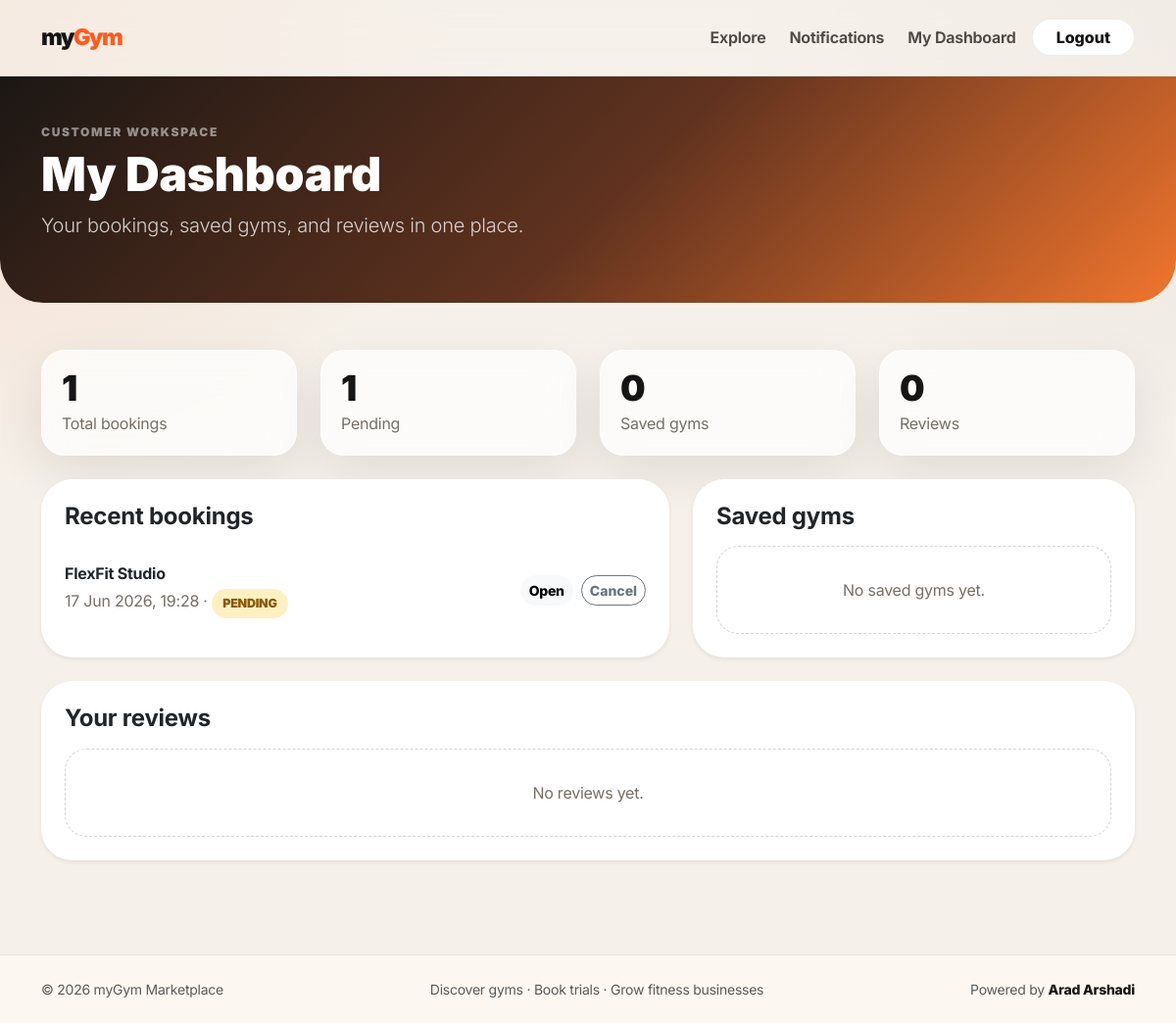
Screenshot of /dashboard/customer/ (signed in) with the database file from the repository.
### apps/bookings/models.py (models this page shows, shortened)
class Booking(models.Model):
    class Status(models.TextChoices):
        PENDING = 'PENDING', 'Pending'
        CONFIRMED = 'CONFIRMED', 'Confirmed'
        CANCELLED = 'CANCELLED', 'Cancelled'
        REJECTED = 'REJECTED', 'Rejected'
    customer = models.ForeignKey(settings.AUTH_USER_MODEL, on_delete=models.CASCADE, related_name='bookings')
    gym = models.ForeignKey('gyms.Gym', on_delete=models.CASCADE, related_name='bookings')
    trainer = models.ForeignKey('gyms.TrainerProfile', on_delete=models.SET_NULL, null=True, blank=True, related_name='bookings')
    plan = models.ForeignKey('gyms.MembershipPlan', on_delete=models.SET_NULL, null=True, blank=True, related_name='bookings')
    booking_datetime = models.DateTimeField()
    status = models.CharField(max_length=20, choices=Status.choices, default=Status.PENDING)
    customer_note = models.TextField(blank=True)
    payment_status = models.CharField(max_length=30, default='NOT_REQUIRED')
    payment_provider = models.CharField(max_length=40, blank=True)
    payment_reference = models.CharField(max_length=120, blank=True)
    created_at = models.DateTimeField(auto_now_add=True)
    class Meta:
        ordering = ['-created_at']
        constraints = [
            models.UniqueConstraint(fields=['customer', 'gym', 'booking_datetime'], name='unique_customer_gym_booking_time')
        ]

### apps/gyms/models.py (models this page shows, shortened)
class Gym(models.Model):
    class Status(models.TextChoices):
        PENDING = 'PENDING', 'Pending approval'
        APPROVED = 'APPROVED', 'Approved'
        REJECTED = 'REJECTED', 'Rejected'
    owner = models.ForeignKey(settings.AUTH_USER_MODEL, on_delete=models.CASCADE, related_name='owned_gyms')
    name = models.CharField(max_length=160)
    slug = models.SlugField(max_length=180, unique=True)
    description = models.TextField()
    city = models.CharField(max_length=100)
    address = models.CharField(max_length=255)
    email = models.EmailField(blank=True)
    phone = models.CharField(max_length=40, blank=True)
    website = models.URLField(blank=True)
    latitude = models.DecimalField(max_digits=9, decimal_places=6, null=True, blank=True)
    longitude = models.DecimalField(max_digits=9, decimal_places=6, null=True, blank=True)
    facilities = models.ManyToManyField(Facility, blank=True, related_name='gyms')
    starting_price = models.DecimalField(max_digits=8, decimal_places=2, validators=[MinValueValidator(0)])
    status = models.CharField(max_length=20, choices=Status.choices, default=Status.PENDING)
    created_at = models.DateTimeField(auto_now_add=True)
    updated_at = models.DateTimeField(auto_now=True)
    class Meta:
        ordering = ['name']

### apps/dashboard/views.py (the view)
# urls.py: path('customer/', views.customer_dashboard, name='customer_dashboard'),
@login_required
def customer_dashboard(request):
    bookings = Booking.objects.filter(customer=request.user).select_related('gym', 'trainer', 'plan')[:10]
    favorites = Favorite.objects.filter(user=request.user).select_related('gym')[:10]
    reviews = Review.objects.filter(user=request.user).select_related('gym')[:10]
    stats = {
        'bookings': Booking.objects.filter(customer=request.user).count(),
        'favorites': Favorite.objects.filter(user=request.user).count(),
        'reviews': Review.objects.filter(user=request.user).count(),
        'pending_bookings': Booking.objects.filter(customer=request.user, status=Booking.Status.PENDING).count(),
    }
    return render(request, 'dashboard/customer_dashboard.html', {
        'bookings': bookings,
        'favorites': favorites,
        'reviews': reviews,
        'stats': stats,
    })

### templates/dashboard/customer_dashboard.html (shortened to what this page needs)
{% extends 'base.html' %}
{% block content %}
<section class="dashboard-hero py-5 text-white">
  <div class="container"><p class="section-kicker text-white-50">Customer workspace</p><h1 class="display-5 fw-black">My Dashboard</h1><p class="lead text-white-75">Your bookings, saved gyms, and reviews in one place.</p></div>
</section>
<div class="container py-5">
  <div class="row g-4 mb-4">
    <div class="col-6 col-lg-3"><div class="stat-card"><strong>{{ stats.bookings }}</strong><span>Total bookings</span></div></div>
    <div class="col-6 col-lg-3"><div class="stat-card"><strong>{{ stats.pending_bookings }}</strong><span>Pending</span></div></div>
    <div class="col-6 col-lg-3"><div class="stat-card"><strong>{{ stats.favorites }}</strong><span>Saved gyms</span></div></div>
    <div class="col-6 col-lg-3"><div class="stat-card"><strong>{{ stats.reviews }}</strong><span>Reviews</span></div></div>
  </div>
  <div class="row g-4">
    <div class="col-lg-7"><article class="card border-0 shadow-sm rounded-5 p-4"><h2 class="h4 fw-bold mb-3">Recent bookings</h2>{% for booking in bookings %}<div class="list-row"><div><strong>{{ booking.gym.name }}</strong><p>{{ booking.booking_datetime|date:'d M Y, H:i' }} · <span class="status-pill status-{{ booking.status|lower }}">{{ booking.status }}</span></p></div><div class="row-actions"><a class="btn btn-sm btn-light rounded-pill" href="{% url 'gym_detail' booking.gym.slug %}">Open</a>{% if booking.status == 'PENDING' or booking.status == 'CONFIRMED' %}<form action="{% url 'cancel_own_booking' booking.id %}" method="post" class="d-inline">{% csrf_token %}<button type="submit" class="btn btn-sm btn-outline-secondary rounded-pill">Cancel</button></form>{% endif %}</div></div>{% empty %}<div class="empty-state">No bookings yet. Time to find your next gym.</div>{% endfor %}</article></div>
    <div class="col-lg-5"><article class="card border-0 shadow-sm rounded-5 p-4"><h2 class="h4 fw-bold mb-3">Saved gyms</h2>{% for favorite in favorites %}<div class="list-row"><div><strong>{{ favorite.gym.name }}</strong><p>{{ favorite.gym.city }} · from €{{ favorite.gym.starting_price }}</p></div><a class="btn btn-sm btn-primary rounded-pill" href="{% url 'gym_detail' favorite.gym.slug %}">View</a></div>{% empty %}<div class="empty-state">No saved gyms yet.</div>{% endfor %}</article></div>
    <div class="col-12"><article class="card border-0 shadow-sm rounded-5 p-4"><h2 class="h4 fw-bold mb-3">Your reviews</h2>{% for review in reviews %}<div class="list-row"><div><strong>{{ review.gym.name }} · {{ review.rating }}/5</strong><p>{{ review.comment|truncatewords:20 }}</p></div></div>{% empty %}<div class="empty-state">No reviews yet.</div>{% endfor %}</article></div>
  </div>
</div>
{% endblock %}

### static/css/style.css (style rules this page uses)
:root { --bg-main:#f5f1ea; --bg-soft:#fffaf3; --text-main:#151515; --text-muted:#756f67; --primary:#ff5a1f; --primary-dark:#e94712; --secondary:#111111; --glass:rgba(255,255,255,.62); --glass-strong:rgba(255,255,255,.78); --glass-border:rgba(255,255,255,.55); --line:rgba(21,21,21,.08); --shadow:0 32px 90px rgba(24,18,12,.14); --shadow-soft:0 18px 50px rgba(24,18,12,.09); --radius-xl:34px; --radius-lg:24px; }
* { box-sizing:border-box }
body { background: radial-gradient(circle at top left, rgba(255,90,31,.16), transparent 32rem), radial-gradient(circle at top right, rgba(17,17,17,.07), transparent 28rem), var(--bg-main);color:var(--text-main);font-family:Inter,ui-sans-serif,system-ui,-apple-system,BlinkMacSystemFont,"Segoe UI",sans-serif;letter-spacing:-.015em }
.fw-black { font-weight:900 }
.text-white-75 { color:rgba(255,255,255,.78)!important }
a { color:var(--primary);text-decoration:none }
.btn { font-weight:800 }
.section-kicker { text-transform:uppercase;letter-spacing:.14em;font-size:.75rem;font-weight:900;color:var(--primary);margin-bottom:.35rem }
.empty-state { padding:2rem;border:1px dashed rgba(21,21,21,.18);border-radius:1.4rem;text-align:center;color:var(--text-muted);background:rgba(255,255,255,.58) }
.status-pill { display:inline-block;padding:.34rem .7rem;border-radius:999px;font-size:.78rem;font-weight:900;background:#ede8df;color:#615a52 }
.status-pending { background:#fff0c2;color:#8a5a00 }
.stat-card { background:rgba(255,255,255,.72);border:1px solid rgba(255,255,255,.72);border-radius:1.5rem;padding:1.25rem;box-shadow:var(--shadow-soft);height:100%;backdrop-filter:blur(18px) }
.stat-card strong { display:block;font-size:2.25rem;line-height:1;font-weight:900 }
.stat-card span { display:block;color:var(--text-muted);margin-top:.35rem }
.list-row { display:flex;justify-content:space-between;align-items:center;gap:1rem;border-bottom:1px solid var(--line);padding:1rem 0 }
.list-row:last-child { border-bottom:0 }
.list-row p { margin:.25rem 0 0;color:var(--text-muted) }
.row-actions { display:flex;align-items:center;gap:.5rem;flex-wrap:wrap }
.dashboard-hero { background:linear-gradient(135deg,#1c1714,#60321f 52%,#f0752d);color:#fff;padding:4rem 0;border-radius:0 0 44px 44px }

### rows the page displays
Booking: gym.name "FlexFit Studio", booking_datetime "17 Jun 2026, 19:28", status "PENDING", shows "Cancel"

### other values shown
{{ stats.bookings }} "1"
{{ stats.pending_bookings }} "1"
{{ stats.favorites }} "0"
{{ stats.reviews }} "0"
